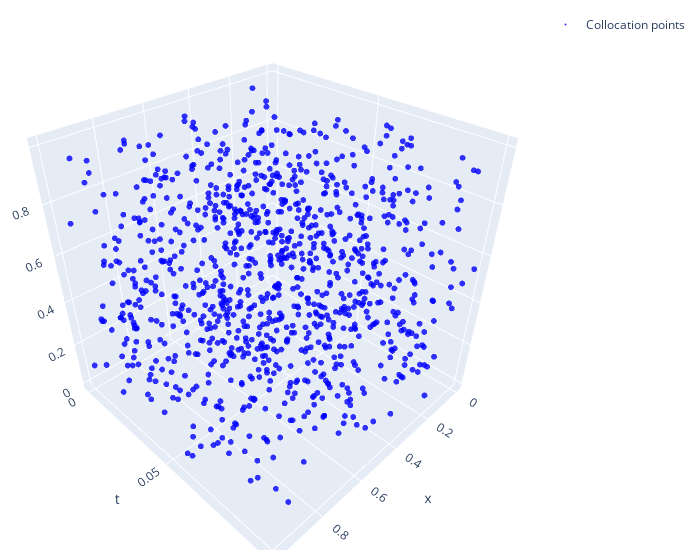
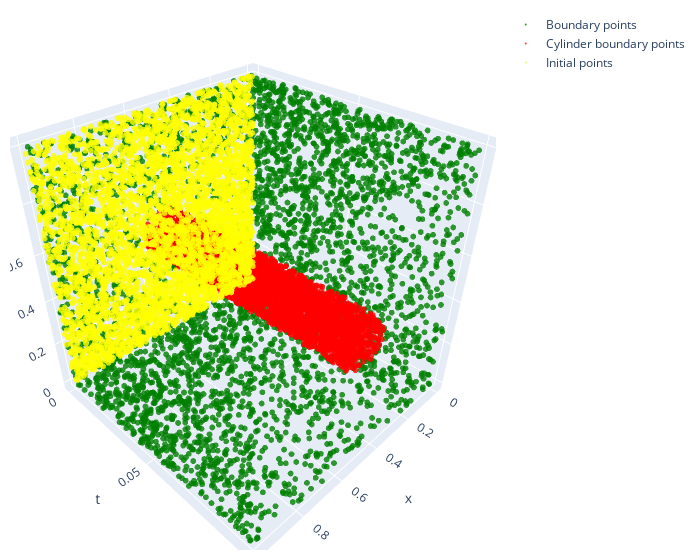

Notebook cell for these charts, in order:
### Code cell
import plotly.graph_objects as go

def plot_batch():

    xf, yf, tf, xc, yc, tc, xb_left, yb_left, tb_left, xb_right, yb_right, tb_right, xb_up, yb_up, tb_up, xb_down, yb_down, tb_down, xic, yic = map(lambda x: x.detach(), get_batch(Nf, Nc, Nb, Ni))

    xb = np.concatenate((xb_left.detach().numpy(), xb_right.detach().numpy(), xb_up.detach().numpy(), xb_down.detach().numpy()))
    yb = np.concatenate((yb_left.detach().numpy(), yb_right.detach().numpy(), yb_up.detach().numpy(), yb_down.detach().numpy()))
    tb = np.concatenate((tb_left.detach().numpy(), tb_right.detach().numpy(), tb_up.detach().numpy(), tb_down.detach().numpy()))

    fig1 = go.Figure(
        data = [
                go.Scatter3d(
                    x=xf,
                    y=tf,
                    z=yf,
                    mode='markers',
                    marker=dict(
                        size=2,
                        color="blue",
                        colorscale='Viridis',
                        opacity=0.8),
                    name="Collocation points",
                    showlegend=True)])

    fig2 = go.Figure(
        data = [
                go.Scatter3d(
                    x=xb,
                    y=tb,
                    z=yb,
                    mode='markers',
                    marker=dict(
                        size=2,
                        color="green",
                        colorscale='Viridis',
                        opacity=0.8),
                        name="Boundary points",
                        showlegend=True),
                go.Scatter3d(
                    x=xc,
                    y=tc,
                    z=yc,
                    mode='markers',
                    marker=dict(
                        size=2,
                        color="red",
                        colorscale='Viridis',
                        opacity=0.8),
                    name="Cylinder boundary points",
                    showlegend=True),
                go.Scatter3d(
                    x=xic,
                    y=np.zeros_like(xic),
                    z=yic,
                    mode='markers',
                    marker=dict(
                        size=2,
                        color="yellow",
                        colorscale='Viridis',
                        opacity=0.8),
                    name="Initial points",
                    showlegend=True)
                    ])

    # Updating titles and labels
    for fig in [fig1, fig2]:
        fig.update_layout(
            scene=dict(
                xaxis_title='x',
                yaxis_title='t',
                zaxis_title='y'
            ),
            width=700,
            margin=dict(r=20, b=10, l=10, t=10))
        # Show the plot
        fig.show()

plot_batch()

### Figure 1 — Plotly figure (JSON) as saved in the notebook; plotly's stock layout.template omitted (floating-point values rounded to 4 significant figures; data arrays with more than 128 entries replaced by an {"elided": "..."} marker saying what was removed)
{"data": [{"marker": {"color": "blue", "colorscale": [[0, "#440154"], [0.1111, "#482878"], [0.2222, "#3e4989"], [0.3333, "#31688e"], [0.4444, "#26828e"], [0.5556, "#1f9e89"], [0.6667, "#35b779"], [0.7778, "#6ece58"], [0.8889, "#b5de2b"], [1, "#fde725"]], "opacity": 0.8, "size": 2}, "mode": "markers", "name": "Collocation points", "showlegend": true, "type": "scatter3d", "x": {"elided": "1000 float values"}, "y": {"elided": "1000 float values"}, "z": {"elided": "1000 float values"}}], "layout": {"margin": {"b": 10, "l": 10, "r": 20, "t": 10}, "scene": {"xaxis": {"title": {"text": "x"}}, "yaxis": {"title": {"text": "t"}}, "zaxis": {"title": {"text": "y"}}}, "width": 700}}

### Figure 2 — Plotly figure (JSON) as saved in the notebook; plotly's stock layout.template omitted (floating-point values rounded to 4 significant figures; data arrays with more than 128 entries replaced by an {"elided": "..."} marker saying what was removed)
{"data": [{"marker": {"color": "green", "colorscale": [[0, "#440154"], [0.1111, "#482878"], [0.2222, "#3e4989"], [0.3333, "#31688e"], [0.4444, "#26828e"], [0.5556, "#1f9e89"], [0.6667, "#35b779"], [0.7778, "#6ece58"], [0.8889, "#b5de2b"], [1, "#fde725"]], "opacity": 0.8, "size": 2}, "mode": "markers", "name": "Boundary points", "showlegend": true, "type": "scatter3d", "x": {"elided": "4000 float values"}, "y": {"elided": "4000 float values"}, "z": {"elided": "4000 float values"}}, {"marker": {"color": "red", "colorscale": [[0, "#440154"], [0.1111, "#482878"], [0.2222, "#3e4989"], [0.3333, "#31688e"], [0.4444, "#26828e"], [0.5556, "#1f9e89"], [0.6667, "#35b779"], [0.7778, "#6ece58"], [0.8889, "#b5de2b"], [1, "#fde725"]], "opacity": 0.8, "size": 2}, "mode": "markers", "name": "Cylinder boundary points", "showlegend": true, "type": "scatter3d", "x": {"elided": "4000 float values"}, "y": {"elided": "4000 float values"}, "z": {"elided": "4000 float values"}}, {"marker": {"color": "yellow", "colorscale": [[0, "#440154"], [0.1111, "#482878"], [0.2222, "#3e4989"], [0.3333, "#31688e"], [0.4444, "#26828e"], [0.5556, "#1f9e89"], [0.6667, "#35b779"], [0.7778, "#6ece58"], [0.8889, "#b5de2b"], [1, "#fde725"]], "opacity": 0.8, "size": 2}, "mode": "markers", "name": "Initial points", "showlegend": true, "type": "scatter3d", "x": {"elided": "4000 float values"}, "y": {"elided": "4000 int values"}, "z": {"elided": "4000 float values"}}], "layout": {"margin": {"b": 10, "l": 10, "r": 20, "t": 10}, "scene": {"xaxis": {"title": {"text": "x"}}, "yaxis": {"title": {"text": "t"}}, "zaxis": {"title": {"text": "y"}}}, "width": 700}}
